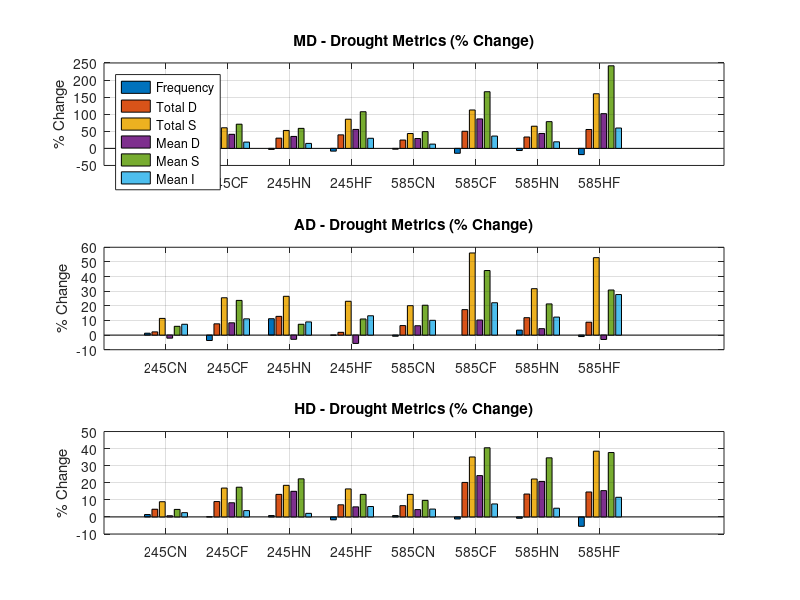

Write MATLAB code to recreate this figure. (Note: this script raises an error after producing the figure.)
%% 
% Define scenarios
scenarios = {'245CN','245CF','245HN','245HF','585CN','585CF','585HN','585HF'};

% Define metrics
metrics = {'Frequency','Total D','Total S','Mean D','Mean S','Mean I'};

% Define data for MD, AD, HD (each 6x8 matrix of % changes)
MD = [ ...
     0.1  -4.0  -3.0  -8.1  -2.4 -14.4  -6.3 -18.2;
    20.9  32.9  30.0  39.6  24.4  50.1  33.3  55.3;
    34.6  60.3  52.5  85.4  43.5 112.4  64.9 159.9;
    21.5  41.2  35.0  55.5  28.9  86.3  43.7 101.7;
    35.5  70.8  58.6 107.3  49.1 165.9  78.3 241.8;
    10.6  18.4  14.6  29.6  12.5  36.1  19.2  59.6];

AD = [ ...
     1.3  -3.7  11.2  -0.1  -0.8   0.0   3.4  -1.0;
     2.2   7.7  12.8   1.9   6.5  17.4  11.9   8.8;
    11.4  25.5  26.5  23.1  20.1  56.1  31.7  52.9;
    -2.1   8.4  -2.9  -5.7   6.4  10.3   4.4  -3.0;
     6.0  23.7   7.4  11.0  20.4  44.1  21.3  30.8;
     7.4  11.1   9.0  13.2  10.1  22.1  12.3  27.7];

HD = [ ...
     1.4   0.1   0.8  -1.7   0.8  -1.2  -0.8  -5.5;
     4.5   9.0  13.2   7.1   6.6  20.2  13.4  14.6;
     8.9  16.9  18.5  16.4  13.2  35.1  22.2  38.5;
     0.7   8.3  15.0   5.9   4.3  24.2  20.8  15.4;
     4.4  17.4  22.3  13.2   9.7  40.5  34.6  37.7;
     2.5   3.7   2.1   6.1   4.6   7.6   5.1  11.5];

% Plot
figure;
categories = {'MD','AD','HD'};
data = {MD, AD, HD};

for i = 1:3
    subplot(3,1,i)
    bar(data{i}', 'grouped')  % transpose so each group is a scenario
    title([categories{i} ' - Drought Metrics (% Change)'])
    ylabel('% Change')
%     ylim([-10 100])  % adjust as needed
    xticks(1:8)
    xticklabels(scenarios)
    if i==1
        legend(metrics, 'Location','northwest')
    end
    grid on
end

% sgtitle('Drought Statistics across Scenarios')







%% output the plot

fig = gcf;
fig.PaperUnits = 'inches';

% fig.PaperPosition = [0 0 17.7 8];
fig.PaperPosition = [0 0 7 12];
print('ScreenSizeFigure', '-dpng', '-r300')
